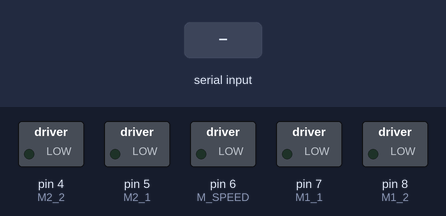
A sketch run on a simulated Arduino Uno, built with avr-gcc and run on an emulated ATmega328P. On the bench: switched loads named in the sketch (green lamp = pin HIGH). The test bench sets the inputs (shaded band). What the sketch prints to the serial monitor is not drawn.

Above: at 1.2 s.
1.3 s: "L" received over the second serial link
At 2.5 s:
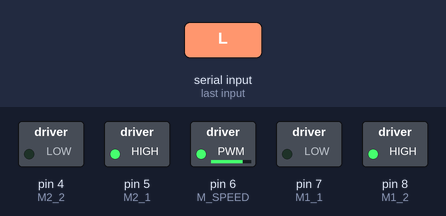
2.8 s: "R" received over the second serial link
At 3.7 s:
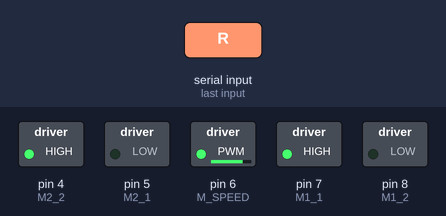
4.3 s: "B" received over the second serial link
At 4.9 s:
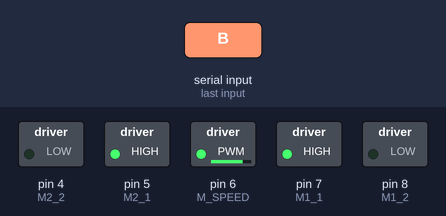
5.8 s: "F" received over the second serial link
At 7.0 s:
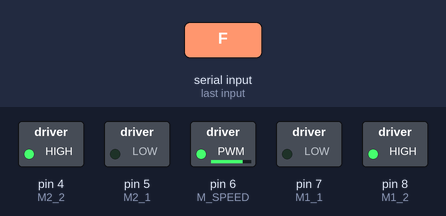
7.3 s: "S" received over the second serial link
At 8.4 s:
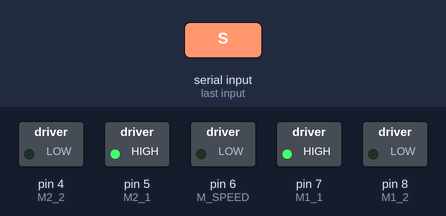
Timing chart, 0 to 9.9 s (numbered marks = the images above; inputs shaded):
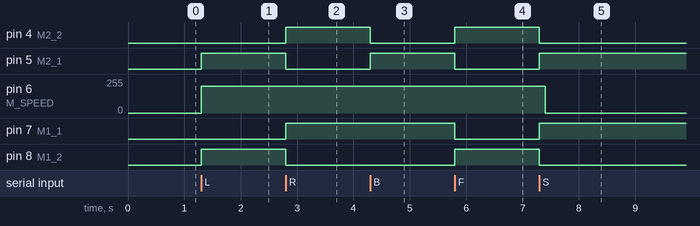

Measured:
- after the input at 1.3 s, pin 5 (M2_1), pin 8 (M1_2): LOW → HIGH at once; pin 6 (M_SPEED): 0/255 → 200/255 at once
- after the input at 2.8 s, pin 4 (M2_2), pin 7 (M1_1): LOW → HIGH at once; pin 5 (M2_1), pin 8 (M1_2): HIGH → LOW at once
- after the input at 4.3 s, pin 4 (M2_2): HIGH → LOW at once; pin 5 (M2_1): LOW → HIGH at once
- after the input at 5.8 s, pin 4 (M2_2), pin 8 (M1_2): LOW → HIGH at once; pin 5 (M2_1), pin 7 (M1_1): HIGH → LOW at once
- after the input at 7.3 s, pin 4 (M2_2), pin 8 (M1_2): HIGH → LOW at once; pin 5 (M2_1), pin 7 (M1_1): LOW → HIGH at once; pin 6 (M_SPEED): 200/255 → 0/255 after 0.10 s

The sketch:

TEST2_BLUETOOTH.ino
```cpp
#include<SoftwareSerial.h>

/* Create object named bt of the class SoftwareSerial */
SoftwareSerial bt(2,3); /* (Rx,Tx) */

/* MOTOR PINS */
#define M1_1 7    // IN 1
#define M1_2 8    // IN 2
#define M2_1 5    // IN 3
#define M2_2 4    // IN 4
#define M_SPEED 6 // EN

char mode = 'C'; // Default in control mode

void setup() {
  // SET ALL PIN OF MOTOR DRIVERS TO OUTPUT
  pinMode(M1_1,OUTPUT);
  pinMode(M1_2,OUTPUT);
  pinMode(M2_1,OUTPUT);
  pinMode(M2_2,OUTPUT);
  pinMode(M_SPEED,OUTPUT);
  bt.begin(9600); /* Define baud rate for software serial communication */
  Serial.begin(9600); /* Define baud rate for serial communication */
}

void loop() {
  if (bt.available()) /* If data is available on serial port */
  {
    char ch = bt.read();
    Serial.println("Value received: "+ch); /* Print character received on to the serial monitor */
    processVal(ch);
    return;
  }
}
void processVal(char value){
  if(mode == 'C'){
    // in Control mode
    switch(value){
      case 'L':
        // Move left side
        Serial.println("Moving Left..");
        left();
        break;
      case 'R':
        // Move right side
        Serial.println("Moving Right..");
        right();
        break;
      case 'B':
        // Move back side
        Serial.println("Moving Backward..");
        backward();
        break;
      case 'F':
        // Move forward
        Serial.println("Moving Forward..");
        forward();
        break;
      case 'S':
        // stop movement
        Serial.println("Breaking..");
        brake();
        break;
      case 'X':
        // Release the motor. no movements
        Serial.println("Releasing Motors..");
        stop();
        break;
    }
  }
}

void forward(){
  // MOVE FORWARD, BOTH MOTORS CLOCKWOSE
  start(); // SET SPEED
  digitalWrite(M1_1,LOW);
  digitalWrite(M1_2,HIGH);
  digitalWrite(M2_1,LOW);
  digitalWrite(M2_2,HIGH);
}
void backward(){
  // MOVE BACKWARD, BOTH MOTORS ANTI-CLOCKWOSE
  start();
  digitalWrite(M1_1,HIGH);
  digitalWrite(M1_2,LOW);
  digitalWrite(M2_1,HIGH);
  digitalWrite(M2_2,LOW);
}
void left(){
  // MOVE LEFT, RIGHT SIDE MOTORS FORWARD, LEFT SODE MOTORS BACKWARD
  start();
  digitalWrite(M1_1,LOW);
  digitalWrite(M1_2,HIGH);
  digitalWrite(M2_1,HIGH);
  digitalWrite(M2_2,LOW);
}
void right(){
  // MOVE LEFT, RIGHT SIDE MOTORS BACKWARD, LEFT SODE MOTORS FORWARD
  start();
  digitalWrite(M1_1,HIGH);
  digitalWrite(M1_2,LOW);
  digitalWrite(M2_1,LOW);
  digitalWrite(M2_2,HIGH);
}
void stop(){
  // Set SPEED TO 0
  analogWrite(M_SPEED,0);
}
void start(){
  // SET SPEED TO 200/225
  analogWrite(M_SPEED,200);
}
void brake(){
  // MOVE BACKWARD FOR A 100 MILLI SECONDS AND STOP THE MOTOR (FOR INSTANT BREAKING)
  start();
  backward();
  delay(100);
  stop();
}
```
